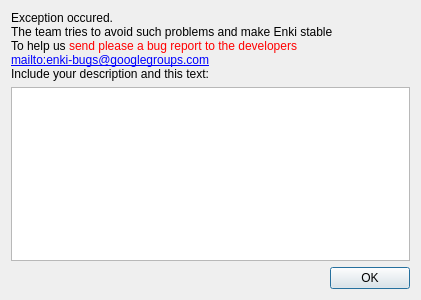
<?xml version="1.0" encoding="UTF-8"?>
<ui version="4.0">
 <class>Dialog</class>
 <widget class="QDialog" name="Dialog">
  <property name="geometry">
   <rect>
    <x>0</x>
    <y>0</y>
    <width>421</width>
    <height>300</height>
   </rect>
  </property>
  <property name="windowTitle">
   <string>Oops. Internal exception</string>
  </property>
  <layout class="QVBoxLayout" name="verticalLayout">
   <item>
    <widget class="QLabel" name="label">
     <property name="text">
      <string>&lt;html&gt;
 Exception occured.&lt;br/&gt;
The team tries to avoid such problems and make Enki stable&lt;br/&gt;
To help us &lt;font color=&quot;red&quot;&gt;send please a bug report to the developers&lt;/font&gt;&lt;br/&gt;
&lt;a href=&quot;mailto:enki-bugs@googlegroups.com?subject=Crash&amp;body=asdf&quot;&gt;mailto:enki-bugs@googlegroups.com&lt;/a&gt;&lt;br/&gt;
Include your description and this text:</string>
     </property>
    </widget>
   </item>
   <item>
    <widget class="QTextBrowser" name="textBrowser"/>
   </item>
   <item>
    <widget class="QDialogButtonBox" name="buttonBox">
     <property name="orientation">
      <enum>Qt::Horizontal</enum>
     </property>
     <property name="standardButtons">
      <set>QDialogButtonBox::Ok</set>
     </property>
    </widget>
   </item>
  </layout>
 </widget>
 <resources/>
 <connections>
  <connection>
   <sender>buttonBox</sender>
   <signal>accepted()</signal>
   <receiver>Dialog</receiver>
   <slot>accept()</slot>
   <hints>
    <hint type="sourcelabel">
     <x>248</x>
     <y>254</y>
    </hint>
    <hint type="destinationlabel">
     <x>157</x>
     <y>274</y>
    </hint>
   </hints>
  </connection>
  <connection>
   <sender>buttonBox</sender>
   <signal>rejected()</signal>
   <receiver>Dialog</receiver>
   <slot>reject()</slot>
   <hints>
    <hint type="sourcelabel">
     <x>316</x>
     <y>260</y>
    </hint>
    <hint type="destinationlabel">
     <x>286</x>
     <y>274</y>
    </hint>
   </hints>
  </connection>
 </connections>
</ui>
